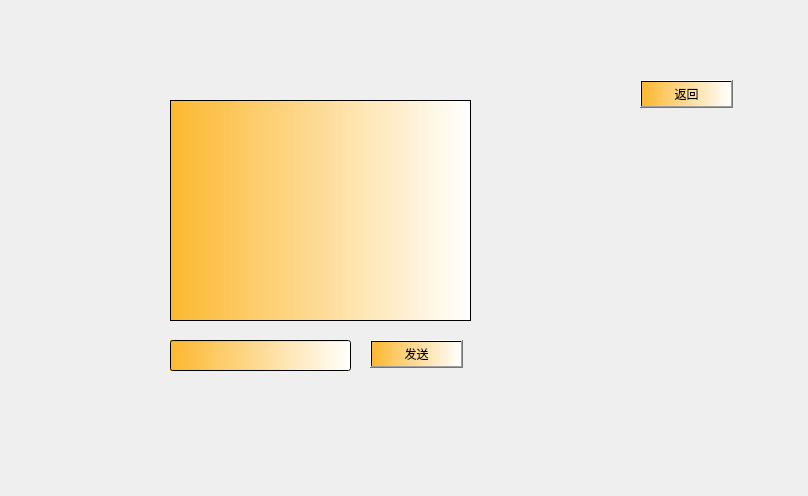
<?xml version="1.0" encoding="UTF-8"?>
<ui version="4.0">
 <class>duoliao</class>
 <widget class="QWidget" name="duoliao">
  <property name="geometry">
   <rect>
    <x>0</x>
    <y>0</y>
    <width>808</width>
    <height>496</height>
   </rect>
  </property>
  <property name="windowTitle">
   <string>Form</string>
  </property>
  <property name="styleSheet">
   <string notr="true">;
background-image: url(:/image/c.jpg);</string>
  </property>
  <widget class="QTextEdit" name="txt_recv1">
   <property name="geometry">
    <rect>
     <x>170</x>
     <y>100</y>
     <width>301</width>
     <height>221</height>
    </rect>
   </property>
   <property name="styleSheet">
    <string notr="true">background-color: qlineargradient(spread:pad, x1:0, y1:0, x2:1, y2:0, stop:0 rgba(255, 170, 0, 204), stop:1 rgba(255, 255, 255, 255));
color: rgb(255, 255, 0);
background-color: qlineargradient(spread:pad, x1:0, y1:0, x2:1, y2:0, stop:0 rgba(255, 170, 0, 204), stop:1 rgba(255, 255, 255, 255));</string>
   </property>
  </widget>
  <widget class="QLineEdit" name="txt_send1">
   <property name="geometry">
    <rect>
     <x>170</x>
     <y>340</y>
     <width>181</width>
     <height>31</height>
    </rect>
   </property>
   <property name="styleSheet">
    <string notr="true">background-color: qlineargradient(spread:pad, x1:0, y1:0, x2:1, y2:0, stop:0 rgba(255, 170, 0, 204), stop:1 rgba(255, 255, 255, 255));</string>
   </property>
  </widget>
  <widget class="QPushButton" name="btn_Send1">
   <property name="geometry">
    <rect>
     <x>370</x>
     <y>340</y>
     <width>93</width>
     <height>28</height>
    </rect>
   </property>
   <property name="styleSheet">
    <string notr="true">background-color: qlineargradient(spread:pad, x1:0, y1:0, x2:1, y2:0, stop:0 rgba(255, 170, 0, 204), stop:1 rgba(255, 255, 255, 255));</string>
   </property>
   <property name="text">
    <string>发送</string>
   </property>
  </widget>
  <widget class="QPushButton" name="btn_tui1">
   <property name="geometry">
    <rect>
     <x>640</x>
     <y>80</y>
     <width>93</width>
     <height>28</height>
    </rect>
   </property>
   <property name="styleSheet">
    <string notr="true">background-color: qlineargradient(spread:pad, x1:0, y1:0, x2:1, y2:0, stop:0 rgba(255, 170, 0, 204), stop:1 rgba(255, 255, 255, 255));</string>
   </property>
   <property name="text">
    <string>返回</string>
   </property>
  </widget>
 </widget>
 <resources/>
 <connections/>
</ui>
